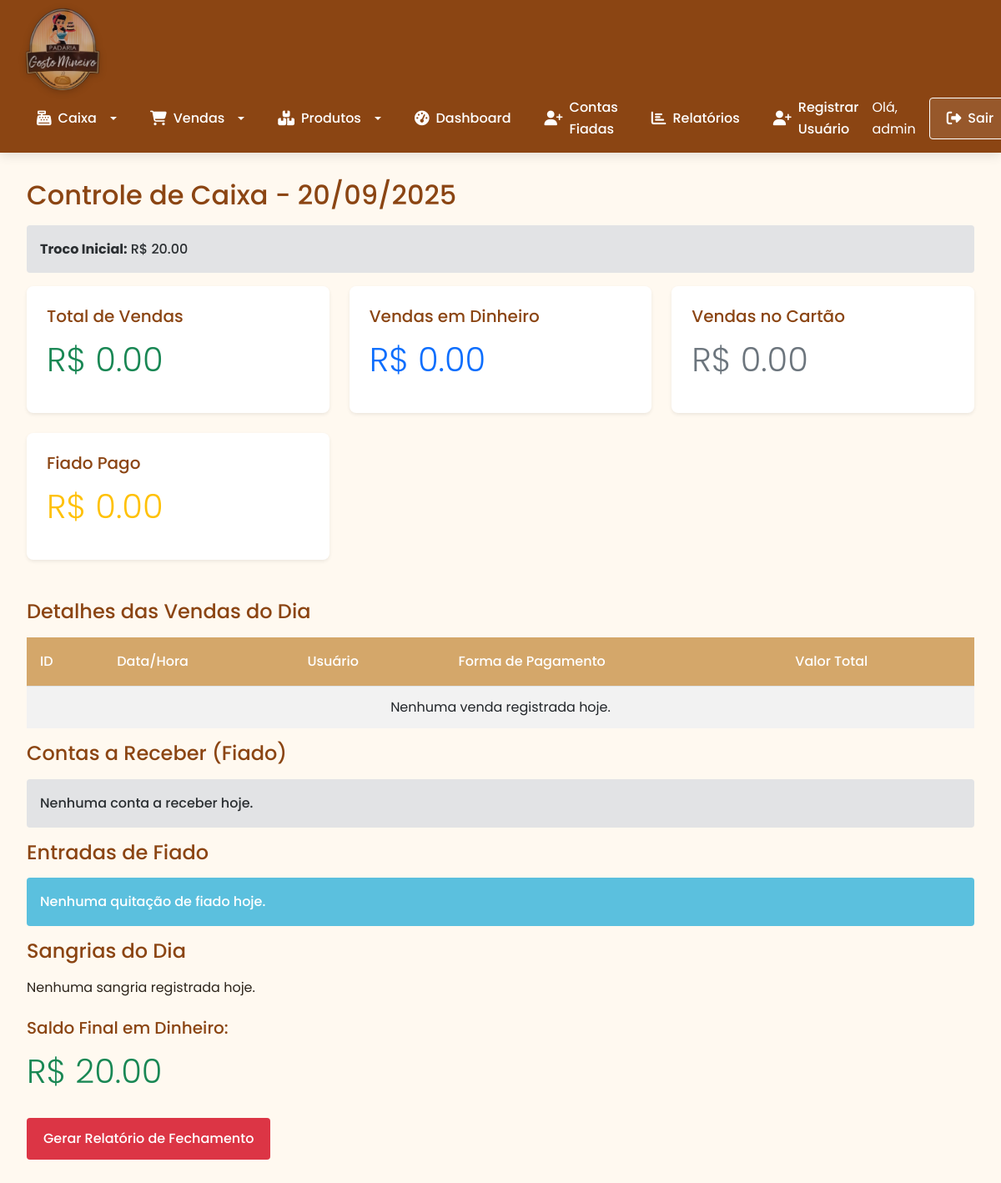
The page /caixa (signed in) on the database as committed earlier.
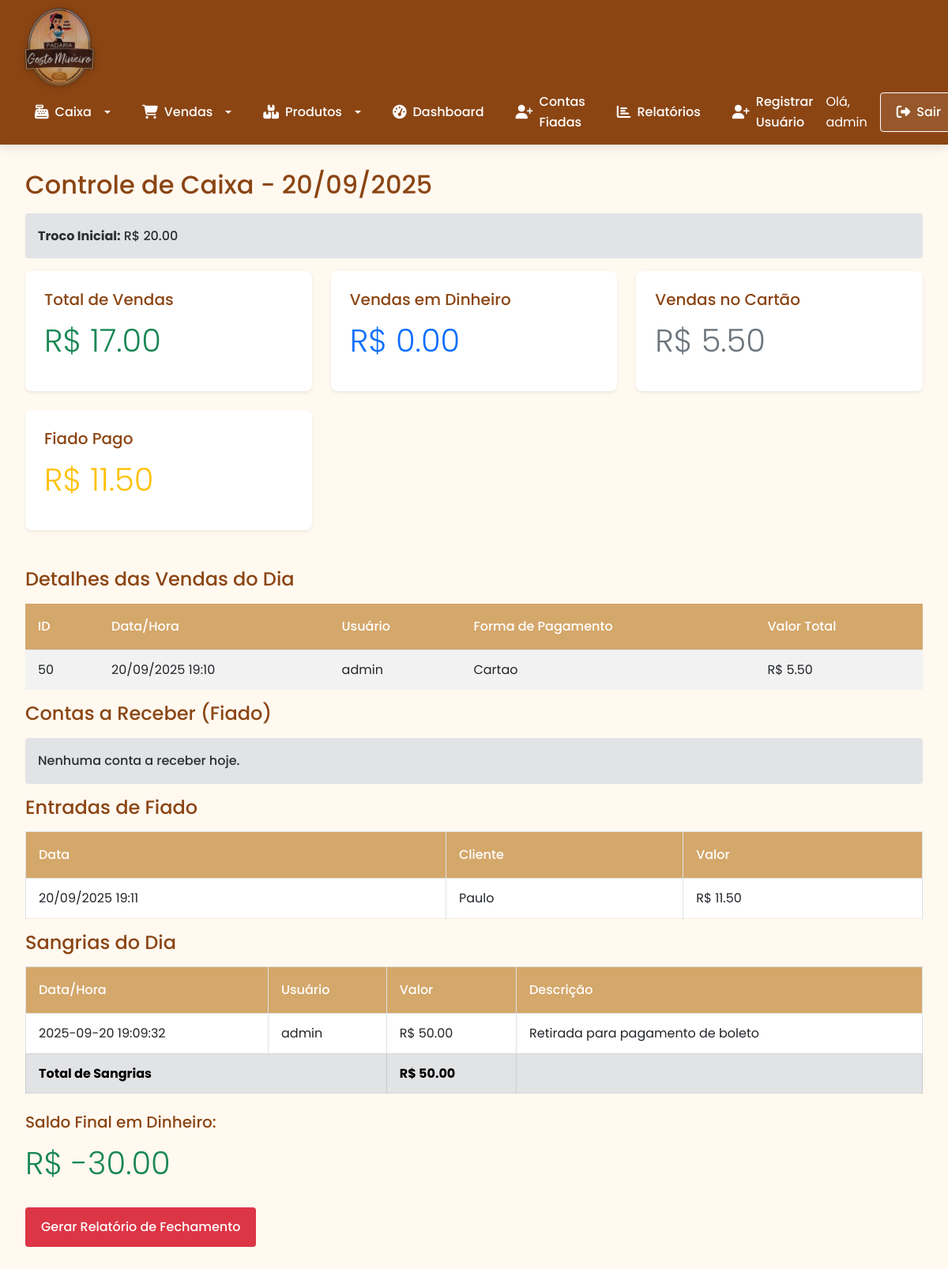
The same page on the database as committed later.
### tables this page shows
CREATE TABLE vendas (
    id INTEGER PRIMARY KEY AUTOINCREMENT,
    data_hora TEXT NOT NULL,
    usuario_id INTEGER NOT NULL,
    valor_total REAL NOT NULL,
    forma_pagamento TEXT NOT NULL,
    FOREIGN KEY(usuario_id) REFERENCES usuarios(id)
);

CREATE TABLE usuarios (
    id INTEGER PRIMARY KEY AUTOINCREMENT,
    nome TEXT NOT NULL,
    senha TEXT NOT NULL,
    tipo TEXT DEFAULT 'usuario' -- adm ou usuario
);

CREATE TABLE historico_pagamentos (
    id INTEGER PRIMARY KEY AUTOINCREMENT,
    cliente_id INTEGER NOT NULL,
    valor_pago REAL NOT NULL,
    data_pagamento TEXT NOT NULL,
    usuario_id INTEGER NOT NULL,
    FOREIGN KEY(cliente_id) REFERENCES clientes(id),
    FOREIGN KEY(usuario_id) REFERENCES usuarios(id)
);

CREATE TABLE clientes (
    id INTEGER PRIMARY KEY AUTOINCREMENT,
    nome TEXT NOT NULL UNIQUE,
    telefone TEXT,
    endereco TEXT,
    data_cadastro TEXT DEFAULT CURRENT_DATE
);

CREATE TABLE sangrias (
    id INTEGER PRIMARY KEY AUTOINCREMENT,
    data_hora TEXT NOT NULL,
    valor REAL NOT NULL,
    descricao TEXT,
    usuario_id INTEGER NOT NULL,
    FOREIGN KEY(usuario_id) REFERENCES usuarios(id)
);

### app.py (the view)
@app.route('/caixa')
@login_required
def caixa():
    db = get_db()
    hoje = datetime.now().strftime('%Y-%m-%d')
    vendas_do_dia = db.execute('''
        SELECT v.id, v.data_hora, v.forma_pagamento, u.nome, v.valor_total
        FROM vendas v
        JOIN usuarios u ON v.usuario_id = u.id
        WHERE DATE(v.data_hora) = ?
        AND v.forma_pagamento IN ('dinheiro', 'cartao')
    ''', (hoje,)).fetchall()
    pagamentos_fiados = db.execute('''
        SELECT hp.valor_pago, c.nome, hp.data_pagamento
        FROM historico_pagamentos hp
        JOIN clientes c ON hp.cliente_id = c.id
        WHERE DATE(hp.data_pagamento) = ?
    ''', (hoje,)).fetchall()
    caixa_inicio = db.execute('''
        SELECT troco_inicial, u.nome
        FROM caixa_diario cd
        JOIN usuarios u ON cd.usuario_id = u.id
        WHERE data = ?
        ORDER BY cd.id DESC LIMIT 1
    ''', (hoje,)).fetchone()
    troco_inicial = caixa_inicio[0] if caixa_inicio else 0.0
    total_vendas = sum(v[4] for v in vendas_do_dia)
    total_dinheiro = sum(v[4] for v in vendas_do_dia if v[2]=='dinheiro')
    total_cartao = sum(v[4] for v in vendas_do_dia if v[2] == 'cartao')
    total_pagamentos_fiados = sum(p[0] for p in pagamentos_fiados)
    total_caixa = total_vendas + total_pagamentos_fiados
    sangrias_do_dia = db.execute('''
        SELECT s.id, s.data_hora, s.valor, s.descricao, u.nome
        FROM sangrias s
        JOIN usuarios u ON s.usuario_id = u.id
        WHERE DATE(s.data_hora) = ?
    ''', (hoje,)).fetchall()
    contas_fiadas = db.execute('''
        SELECT f.valor, c.nome AS nome_cliente, f.data_venda
        FROM contas_fiadas f
        JOIN clientes c ON f.cliente_id = c.id
        WHERE DATE(f.data_venda) = ? AND f.pago = 0
    ''', (hoje,)).fetchall()
    total_sangrias = sum(float(s[2]) for s in sangrias_do_dia)
    saldo_final = round(troco_inicial + total_dinheiro - total_sangrias, 2)
    return render_template(
        'caixa.html',
        vendas=vendas_do_dia,
        caixa_inicio=caixa_inicio,
        pagamentos_fiados = pagamentos_fiados,
        sangrias=sangrias_do_dia,
        total_vendas=total_vendas,
        total_dinheiro=total_dinheiro,
        total_pagamentos_fiados = total_pagamentos_fiados,
        total_cartao=total_cartao,
        total_sangrias=total_sangrias,
        total_caixa = total_caixa,
        saldo_final=saldo_final,
        contas_fiadas=contas_fiadas,
        data_hoje=datetime.now().strftime('%d/%m/%Y')
    )

### app.py (called while the page is built)
@app.template_filter('formatar_data')
def formatar_data(data_hora):
    try:
        dt = datetime.strptime(data_hora, '%Y-%m-%d %H:%M:%S')  # Se for com hora
        return dt.strftime('%d/%m/%Y %H:%M')
    except Exception as e:
        return data_hora  # Retorna original caso falhe

@app.before_request
def make_session_permanent():
    session.permanent = True  # Ativa expiração da sessão

@login_manager.user_loader
def load_user(user_id):
    db = get_db()
    cur = db.execute('SELECT * FROM usuarios WHERE id = ?', (user_id,))
    user = cur.fetchone()
    if user:
        return User(user[0], user[1], user[3])
    return None

### database.py (called while the page is built)
def get_db():
    db = getattr(g, '_database', None)
    if db is None:
        db = g._databse = sqlite3.connect(DATABASE)
        db.row_factory = sqlite3.Row
    return db

def close_connection(exception):
    db = getattr(g, '_database', None)
    if db is not None:
        db.close()

### templates/caixa.html (shortened to what the changed rows need)
{% extends "base.html" %}
{% block content %}
<h2>Controle de Caixa - {{ data_hoje }}</h2>
{% if not caixa_inicio %}
    <a href="{{ url_for('registrar_troco') }}" class="btn btn-warning mb-3">
        <i class="fas fa-money-bill-wave"></i> Registrar Troco Inicial
    </a>
{% else %}
    <div class="alert alert-secondary">
        <strong>Troco Inicial:</strong> R$ {{ "%.2f"|format(caixa_inicio.troco_inicial) }}
    </div>
{% endif %}
<div class="row mb-4">
    <div class="col-md-4">
        <div class="card shadow-sm">
            <div class="card-body">
                <h5>Total de Vendas</h5>
                <p class="display-6 text-success">R$ {{ "%.2f"|format(total_caixa) }}</p>
            </div>
        </div>
    </div>
    <div class="col-md-4">
    </div>
    <div class="col-md-4">
        <div class="card shadow-sm">
            <div class="card-body">
                <h5>Vendas no Cartão</h5>
                <p class="display-6 text-secondary">R$ {{ "%.2f"|format(total_cartao) }}</p>
            </div>
        </div>
    </div>
    <div class="col-md-4">
        <div class="card shadow-sm">
            <div class="card-body">
                <h5>Fiado Pago</h5>
                <p class="display-6 text-warning">R$ {{ "%.2f"|format(total_pagamentos_fiados) }}</p>
            </div>
        </div>
    </div>
</div>
<h4>Detalhes das Vendas do Dia</h4>
<table class="table table-striped">
    <thead>
        <tr>
            <th>ID</th>
            <th>Data/Hora</th>
            <th>Usuário</th>
            <th>Forma de Pagamento</th>
            <th>Valor Total</th>
        </tr>
    </thead>
    <tbody>
        {% for venda in vendas %}
            <tr>
                <td>{{ venda[0] }}</td>
                <td>{{ venda[1] | formatar_data}}</td>
                <td>{{ venda[3] }}</td>
                <td>{{ venda[2]|title }}</td>
                <td>R$ {{ "%.2f"|format(venda[4]) }}</td>
            </tr>
        {% else %}
            <tr>
                <td colspan="5" class="text-center">Nenhuma venda registrada hoje.</td>
            </tr>
        {% endfor %}
    </tbody>
</table>
<h4>Contas a Receber (Fiado)</h4>
{% if contas_fiadas %}
<table class="table table-striped">
    <thead>
        <tr>
            <th>Data</th>
            <th>Cliente</th>
            <th>Valor</th>
        </tr>
    </thead>
    <tbody>
        {% for f in contas_fiadas %}
            <tr>
                <td>{{ f.data_venda | formatar_data }}</td>
                <td>{{ f.nome_cliente }}</td>
                <td>R$ {{ "%.2f"|format(f.valor) }}</td>
            </tr>
        {% endfor %}
    </tbody>
</table>
{% else %}
<div class="alert alert-secondary">Nenhuma conta a receber hoje.</div>
{% endif %}
<h4>Entradas de Fiado</h4>
{% if pagamentos_fiados %}
    <table class="table table-bordered">
        <thead>
            <tr>
                <th>Data</th>
                <th>Cliente</th>
                <th>Valor</th>
            </tr>
        </thead>
        <tbody>
            {% for pagamento in pagamentos_fiados %}
                <tr>
                    <td>{{ pagamento.data_pagamento | formatar_data }}</td>
                    <td>{{ pagamento.nome }}</td>
                    <td>R$ {{ "%.2f"|format(pagamento.valor_pago) }}</td>
                </tr>
            {% endfor %}
        </tbody>
    </table>
{% else %}
    <div class="alert alert-info">Nenhuma quitação de fiado hoje.</div>
{% endif %}
<h4>Sangrias do Dia</h4>
{% if sangrias %}
    <table class="table table-bordered">
        <thead>
            <tr>
                <th>Data/Hora</th>
                <th>Usuário</th>
                <th>Valor</th>
                <th>Descrição</th>
            </tr>
        </thead>
        <tbody>
            {% for s in sangrias %}
                <tr>
                    <td>{{ s[1] }}</td>
                    <td>{{ s[4] }}</td>
                    <td>R$ {{ "%.2f"|format(s[2]) }}</td>
                    <td>{{ s[3] or '-' }}</td>
                </tr>
            {% endfor %}
            <tr class="table-secondary">
                <td colspan="2"><strong>Total de Sangrias</strong></td>
                <td><strong>R$ {{ "%.2f"|format(total_sangrias) }}</strong></td>
                <td></td>
            </tr>
        </tbody>
    </table>
{% else %}
    <p>Nenhuma sangria registrada hoje.</p>
{% endif %}
<h5 class="mt-4">Saldo Final em Dinheiro:</h5>
<p class="display-6 text-success">R$ {{ "%.2f"|format(saldo_final) }}</p>
<a href="{{ url_for('gerar_relatorio', tipo='fechamento_caixa') }}" class="btn btn-danger mt-3">Gerar Relatório de Fechamento</a>
{% endblock %}

Rows that differ between the two databases and show on the page:
added vendas: id "50", data_hora "20/09/2025 19:10", nome "admin", forma_pagamento "Cartao", valor_total "5.50"
added historico_pagamentos: data_pagamento "20/09/2025 19:11", nome "Paulo", valor_pago "11.50"
added sangrias: data_hora "2025-09-20 19:09:32", nome "admin", valor "50.00", descricao "Retirada para pagamento de boleto"
Other text that changed with them:
{{ "%.2f"|format(total_caixa) }}: "0.00" → "17.00"
{{ "%.2f"|format(total_cartao) }}: "0.00" → "5.50"
{{ "%.2f"|format(total_pagamentos_fiados) }}: "0.00" → "11.50"
{{ "%.2f"|format(total_sangrias) }}: (not shown) → "50.00"
{{ "%.2f"|format(saldo_final) }}: "20.00" → "-30.00"
text no longer shown: "Nenhuma venda registrada hoje. Nenhuma quitação de fiado hoje. Nenhuma sangria registrada hoje."
text now shown: "Data Cliente Valor Data/Hora Usuário Valor Descrição Total de Sangrias R$"
